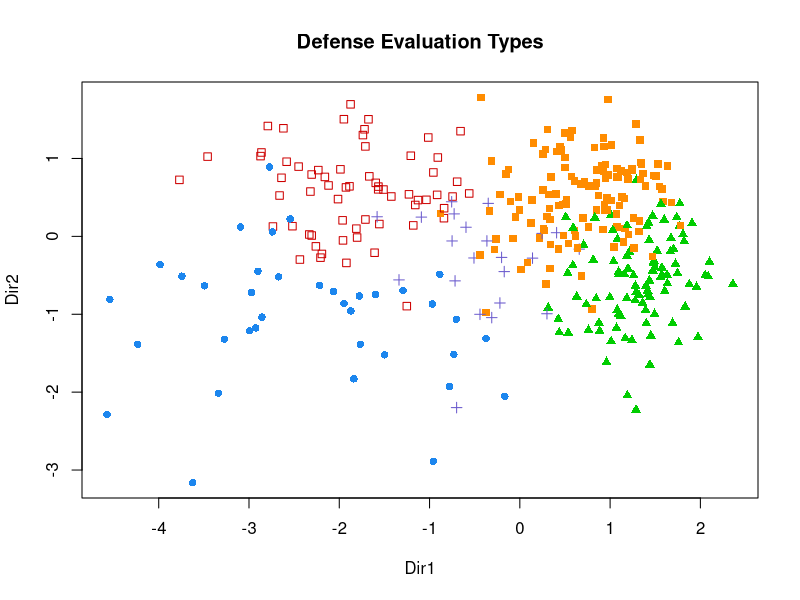
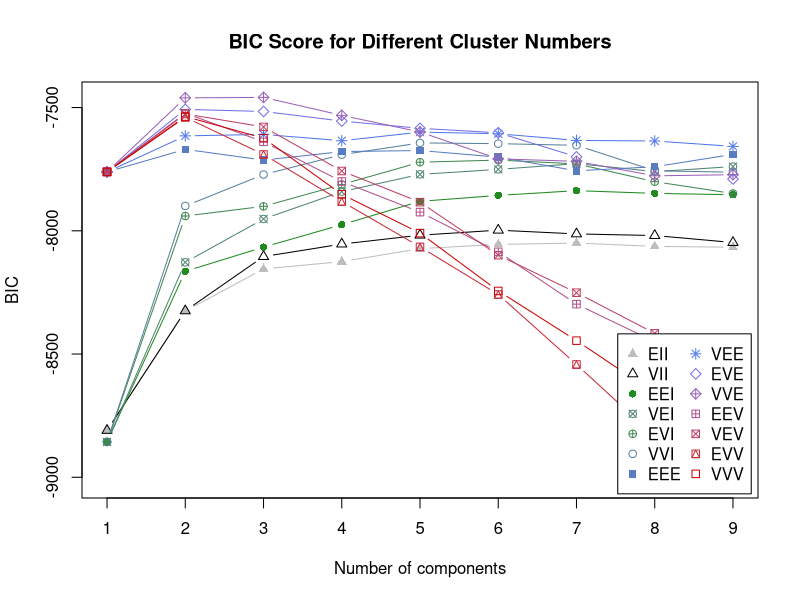

Generate these figures, in order, with R:
library(mclust)
# cat("\014")  
if (getwd() == '/home/neil'){
  setwd('projects/colonel-cluster/population')  
}
# read csv and merge
zone_data = read.csv('./data/zone_shooting.csv', header=TRUE)
speed_data = read.csv('./data/speed.csv', header=TRUE)
hustle_data = read.csv('./data/hustle.csv', header=TRUE)
overall_data = read.csv('./data/overall_defense.csv', header=TRUE)
player_data = read.csv('./data/players.csv', header=TRUE)

data = merge(zone_data, speed_data, by=c('PLAYER_ID', 'PLAYER_NAME', 'TEAM_ID', 'TEAM_ABBREVIATION'))
data = merge(data, hustle_data, by=c('PLAYER_ID', 'PLAYER_NAME', 'TEAM_ID', 'TEAM_ABBREVIATION'))
data = merge(data, overall_data, by=c('PLAYER_ID', 'PLAYER_NAME', 'TEAM_ID', 'TEAM_ABBREVIATION'))
data = merge(data, player_data, by=c('PLAYER_ID', 'PLAYER_NAME', 'TEAM_ID', 'TEAM_ABBREVIATION'))

# any player that does not average ten or more minutes should be removed
data = data[data$MIN >= 10,]
data = data[data$GP >= 5,]

# subset for columns used in calculations
data = subset(data, select = c(
  'PLAYER_NAME',
  'TEAM_ABBREVIATION',
  'MIN',
  'AVG_SPEED_OFF',
  'AVG_SPEED_DEF',
  'BLK',
  'CONTESTED_SHOTS',
  'CONTESTED_SHOTS_2PT',
  'CONTESTED_SHOTS_3PT',
  'DEFLECTIONS',
  'DREB',
  'LOOSE_BALLS_RECOVERED',
  'OPP_FGA_RA',
  'OPP_FG_PCT_RA',
  'OPP_FGA_NRA',
  'OPP_FG_PCT_NRA',
  'OPP_FGA_MR',
  'OPP_FG_PCT_MR',
  'OPP_FGA_LC3',
  'OPP_FG_PCT_LC3',
  'OPP_FGA_RC3',
  'OPP_FG_PCT_RC3',
  'OPP_FGA_AB3',
  'OPP_FG_PCT_AB3',
  'STL',
  'HEIGHT'
  ))

########################################
# Make time factor to normalize to per 40  min for each metric
########################################
data = transform(data, TIME_NORMAL = 40 / MIN)


########################################
# Make products of volume and percentage, then segment skills to three zones: paint, mid range, and three
########################################
# data = transform(data, OPP_FGA_RA = (OPP_FGA_RA*TIME_NORMAL) / OPP_FG_PCT_RA)
# data = transform(data, OPP_NRA = (OPP_FGA_NRA*TIME_NORMAL) / OPP_FG_PCT_NRA)
# data = transform(data, OPP_MR = (OPP_FGA_MR*TIME_NORMAL) / OPP_FG_PCT_MR)
# data = transform(data, OPP_LC3 = (OPP_FGA_LC3*TIME_NORMAL) / OPP_FG_PCT_LC3)
# data = transform(data, OPP_RC3 = (OPP_FGA_RC3*TIME_NORMAL) / OPP_FG_PCT_RC3)
# data = transform(data, OPP_AB3 = (OPP_FGA_AB3*TIME_NORMAL) / OPP_FG_PCT_AB3)

data = transform(data, OPP_FGA_RA = OPP_FGA_RA*TIME_NORMAL)
data = transform(data, OPP_NRA = OPP_FGA_NRA*TIME_NORMAL)
data = transform(data, OPP_MR = OPP_FGA_MR*TIME_NORMAL)
data = transform(data, OPP_LC3 = OPP_FGA_LC3*TIME_NORMAL)
data = transform(data, OPP_RC3 = OPP_FGA_RC3*TIME_NORMAL)
data = transform(data, OPP_AB3 = OPP_FGA_AB3*TIME_NORMAL)

data = transform(data, CONTESTED_SHOTS_2PT = (CONTESTED_SHOTS_2PT*TIME_NORMAL)/(OPP_FGA_RA + OPP_FGA_NRA + OPP_MR))
data = transform(data, CONTESTED_SHOTS_3PT = (CONTESTED_SHOTS_3PT*TIME_NORMAL)/(OPP_LC3 + OPP_RC3 + OPP_AB3))
data = transform(data, DEFLECTIONS = DEFLECTIONS*TIME_NORMAL)
data = transform(data, DREB = DREB*TIME_NORMAL)
data = transform(data, STL = STL*TIME_NORMAL)
data = transform(data, BLK = BLK*TIME_NORMAL)
data = transform(data, BLK_PER_SHOT = BLK/(OPP_FGA_RA + OPP_FGA_NRA + OPP_MR + OPP_LC3 + OPP_RC3 + OPP_AB3))
data = transform(data, LOOSE_BALLS_RECOVERED = LOOSE_BALLS_RECOVERED*TIME_NORMAL)

data = transform(data, OPP_PAINT = (OPP_NRA + OPP_NRA)/2)
data = transform(data, OPP_CORNER_THREE = (OPP_LC3 + OPP_RC3)/2)
data = transform(data, OPP_ABOVE_KEY = OPP_AB3)
data = transform(data, OPP_MR = (OPP_MR + OPP_NRA)/2)


data = subset(data, select = c(
  'PLAYER_NAME',
  'TEAM_ABBREVIATION',
  'CONTESTED_SHOTS_2PT',
  'CONTESTED_SHOTS_3PT',
  'DEFLECTIONS',
  'BLK_PER_SHOT',
  'DREB',
  'STL',
  'BLK',
  'LOOSE_BALLS_RECOVERED',
  'AVG_SPEED_DEF',
  'HEIGHT'
))

data[mapply(is.infinite, data)] = 0 
data = na.omit(data)

write.csv(data, './data/cluster_metrics.csv', row.names = FALSE, quote = FALSE)

names = data['PLAYER_NAME']
data$PLAYER_NAME = NULL

teams = data['TEAM_ABBREVIATION']
data$TEAM_ABBREVIATION = NULL

data = scale(data)

# # create frames of related stats
# zone_data = subset(data, select = c(
#   'OPP_RA',
#   'OPP_NRA',
#   'OPP_MR',
#   'OPP_LC3',
#   'OPP_RC3',
#   'OPP_AB3'
# ))

contested_data = subset(data, select = c(
  'CONTESTED_SHOTS_2PT',
  'CONTESTED_SHOTS_3PT',
  'BLK_PER_SHOT'
))

handle_data = subset(data, select = c(
  'DEFLECTIONS',
  'STL',
  'BLK',
  'LOOSE_BALLS_RECOVERED',
  'DREB',
  'AVG_SPEED_DEF'
))

overall_data = subset(data, select = c(
  'CONTESTED_SHOTS_2PT',
  'CONTESTED_SHOTS_3PT',
  'BLK_PER_SHOT',
  'DEFLECTIONS',
  'STL',
  'LOOSE_BALLS_RECOVERED',
  'DREB',
  'AVG_SPEED_DEF',
  'HEIGHT'
))


# overall_model
data = overall_data

BIC = mclustBIC(data)
mod1 = Mclust(data, x = BIC, G=5:6)
print('############################')
print('Overall Model')
print('############################')
print(summary(mod1, parameters = TRUE))
overall_data = cbind(overall_data, PLAYER_NAME = names)
overall_data = cbind(overall_data, TEAM_ABBREVIATION = teams)
overall_data = cbind(overall_data, CLUSTER = mod1$classification)

png('./plots/overall_cluster.png', width=1800,height=1000,res=300)
mod1dr = MclustDR(mod1, lambda = 1)
plot(mod1dr, what = "scatterplot")
title(main="Defense Evaluation Types", col.main="black")
dev.off()

png('./plots/overall_cluster_number.png', width=1800,height=1000,res=300)
plot(BIC)
title(main="BIC Score for Different Cluster Numbers", col.main="black")
dev.off()

write.csv(overall_data,file='./data/overall_cluster.csv',row.names=FALSE,quote=FALSE)
# 
# # contest_model
# data = contested_data
# 
# BIC = mclustBIC(data)
# mod1 = Mclust(data, x = BIC)
# print('############################')
# print('Contest Model')
# print('############################')
# print(summary(mod1, parameters = TRUE))
# contested_data = cbind(contested_data, PLAYER_NAME = names)
# contested_data = cbind(contested_data, CLUSTER = mod1$classification)
# 
# png('./plots/contest_cluster.png', width=1400,height=1100,res=300)
# mod1dr = MclustDR(mod1, lambda = 1)
# plot(BIC)
# title(main="Contesting Defense Evaluation Types", col.main="black")
# dev.off()
# 
# write.csv(contested_data,file='./data/contest_cluster.csv',row.names=FALSE,quote=FALSE)    
# 
# # handle_model
# data = handle_data
# 
# BIC = mclustBIC(data)
# mod1 = Mclust(data, x = BIC)
# print('############################')
# print('Handle Model')
# print('############################')
# print(summary(mod1, parameters = TRUE))
# handle_data = cbind(handle_data, PLAYER_NAME = names)
# handle_data = cbind(handle_data, CLUSTER = mod1$classification)
# 
# png('./plots/handle_cluster.png', width=1400,height=1200,res=300)
# mod1dr = MclustDR(mod1, lambda = 1)
# plot(BIC)
# title(main="Ball Handle Defense Evaluation Types", col.main="black")
# dev.off()
# 
# write.csv(handle_data,file='./data/handle_cluster.csv',row.names=FALSE,quote=FALSE)
